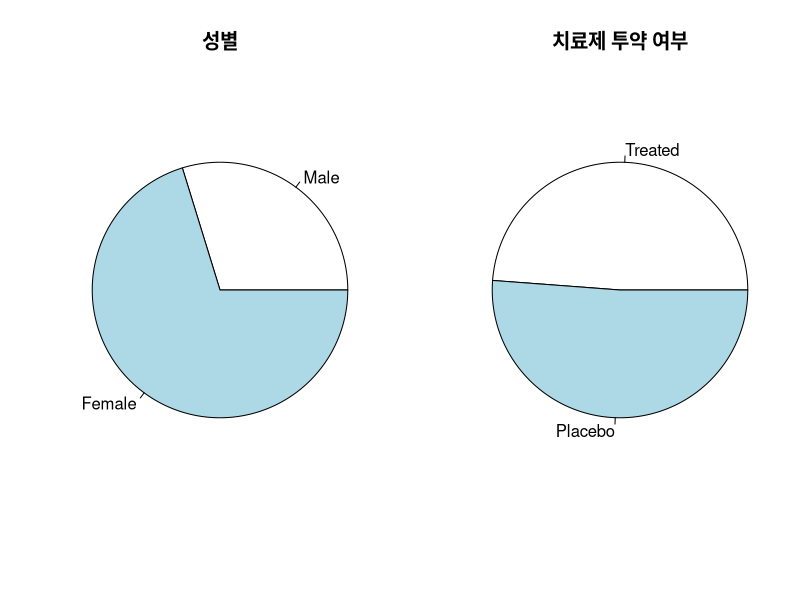
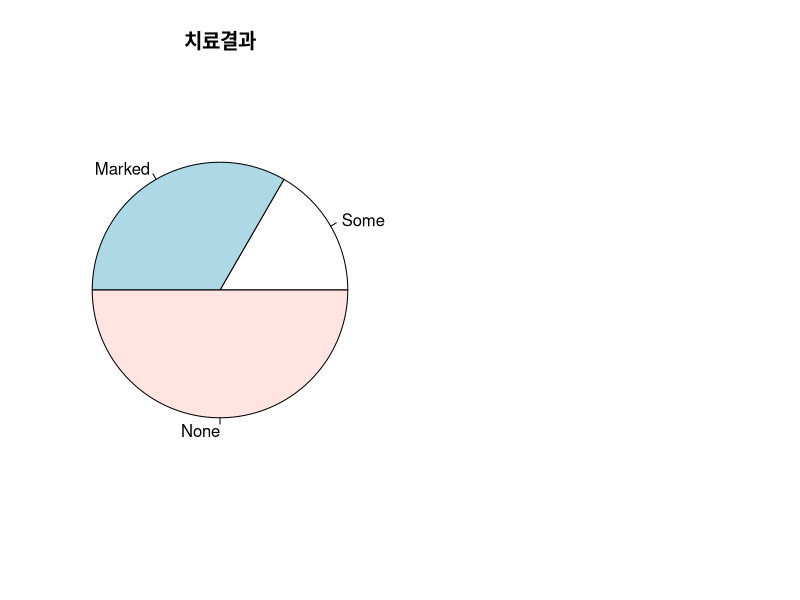
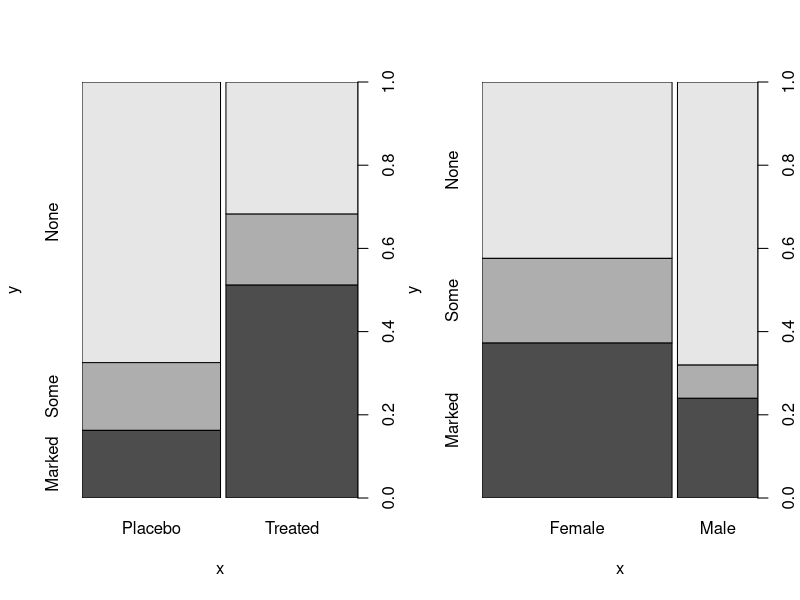
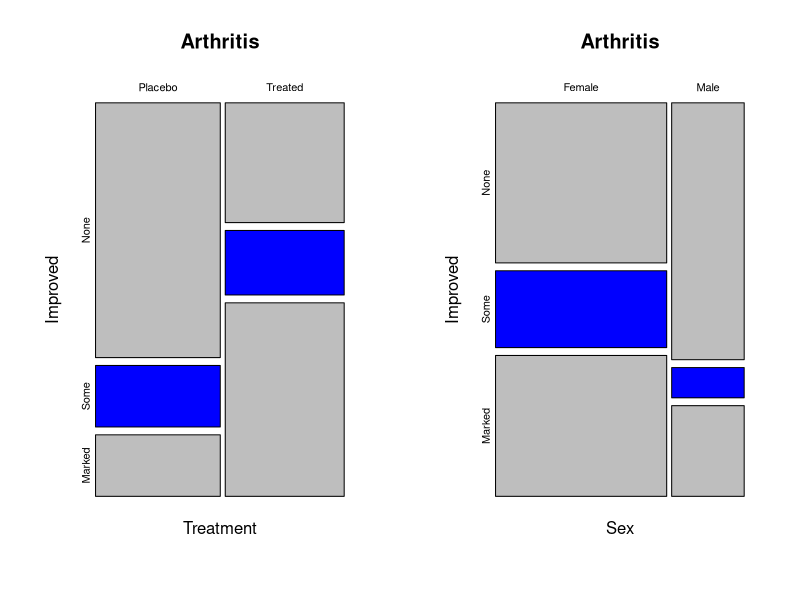

Write R code to recreate these figures, in order.
######################################
# data visualization fianl assignment
######################################

### 3. 류마티스 관절염 환자 임상시험 결과 데이터, 
### 새로운 치료제 투약 여부가 치료 결과와 연관이 있는지,
### 성별과 치료 결과 간에 연관이 있는지 

install.packages("vcd")
library(vcd)
data <- Arthritis
head(data)
summary(data)

# 원 그래프로 데이터의 대략적인 분포 파악하기
sort.sex = sort(table(data$Sex))
sort.treat = sort(table(data$Treatment))
sort.improved = sort(table(data$Improved))
par(mfrow=c(1,2))
pie(sort.sex, radius=1, main="성별")
pie(sort.treat, radius=1, main="치료제 투약 여부")
pie(sort.improved, radius=1, main="치료결과")


# plot() 사용 그리기
par(mfrow=c(1,2))
plot(data$Treatment, data$Improved, pch=19)
plot(data$Sex, data$Improved, pch=19)

# 모자이크 플롯 그리기
mosaicplot(~ Treatment+Improved, data=Arthritis, color=c("grey", "blue"))
mosaicplot(~ Sex+Improved, data=Arthritis, color=c("grey", "blue"))

